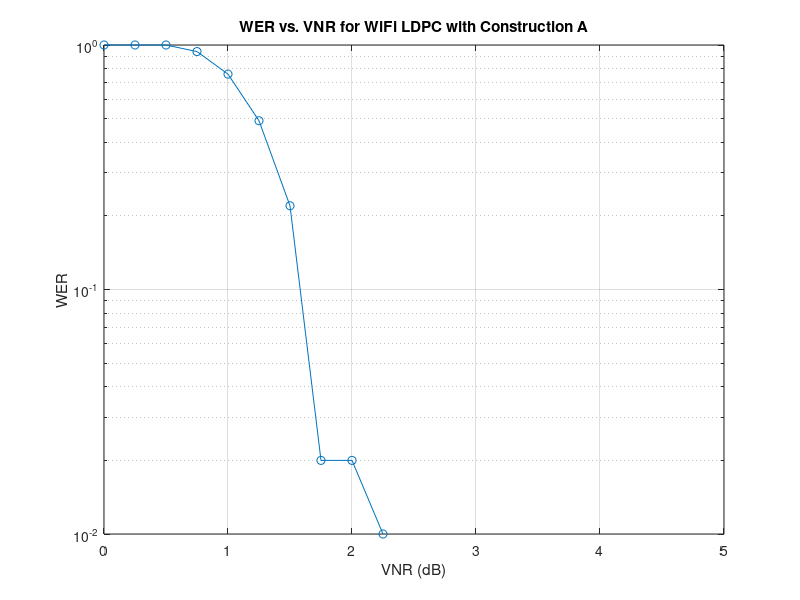

MATLAB code for this plot:
% load data
load('k=540.mat');

% Plot WER vs. VNR
figure;
semilogy(vnr_db_vec, wer, 'o-');  % Plot WER using a semi-logarithmic scale
xlabel('VNR (dB)');
ylabel('WER');
title('WER vs. VNR for WiFi LDPC with Construction A');
grid on;  % Enable grid
